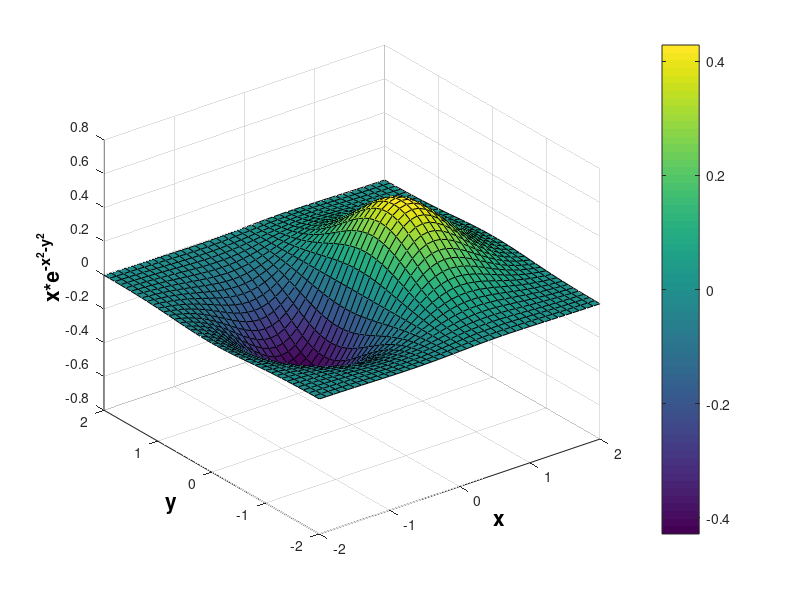

Write the MATLAB code that produced this figure.
clear all 
close all 
clc

%input range
x=-2:0.1:2;
y=x;

%meshgrid(x,y) returns 2-D grid coordinates based on the coordinates contained in vectors x and y
[X,Y]=meshgrid(x,y);

%function F depends on both x and y 
F = X.*exp(-X.^2-Y.^2);

%The function plots the values in matrix F as heights above a grid in the x-y plane defined by X and Y
surf(X,Y,F)

%xlabel( ) labels the x-axis of the current axes
xlabel('x','Fontsize',15,'Fontweight','bold','color','k')
%ylabel( ) labels the y-axis of the current axes 
ylabel('y','Fontsize',15,'Fontweight','bold','color','k')
%zlabel( ) labels the z-axis of the current axes
zlabel('x*e^{-x^2-y^2}','Fontsize',15,'Fontweight','bold','color','k')

%colorbar displays a vertical colorbar to the right of the current axes 
colorbar

